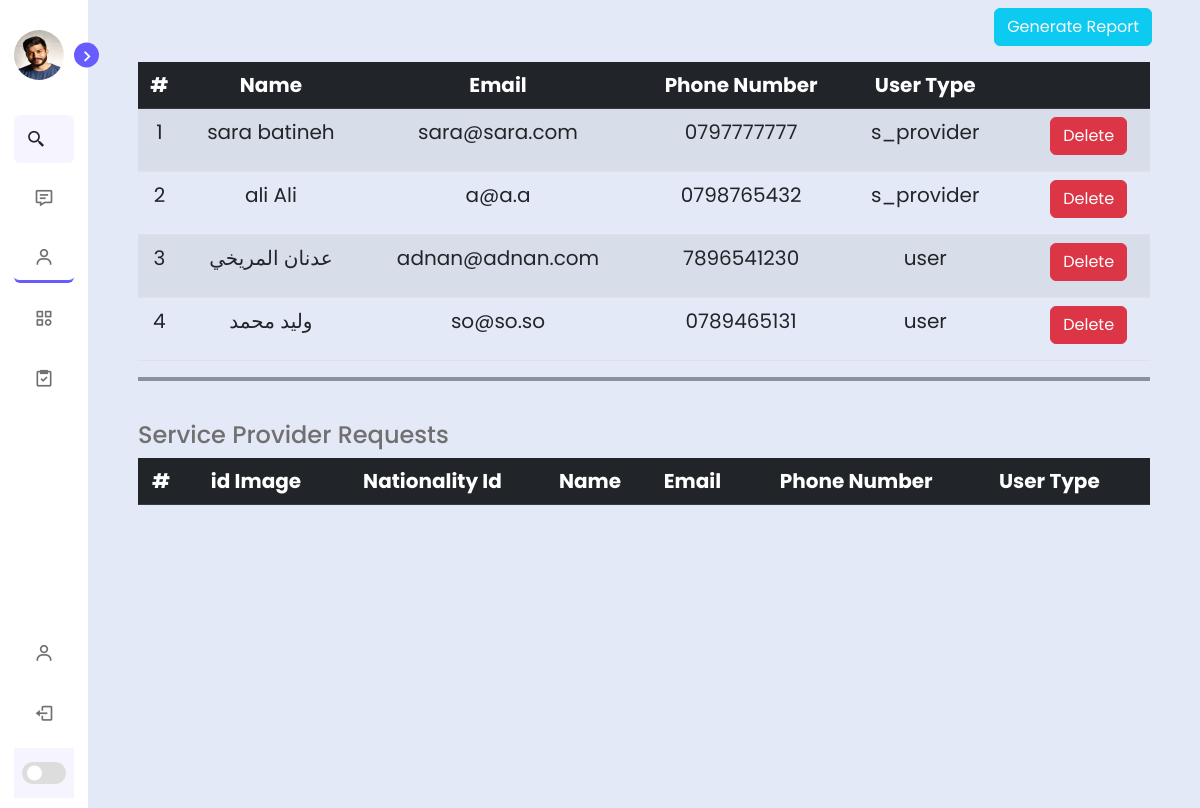
Page /Admin/users.php (signed in) on the earlier database version.
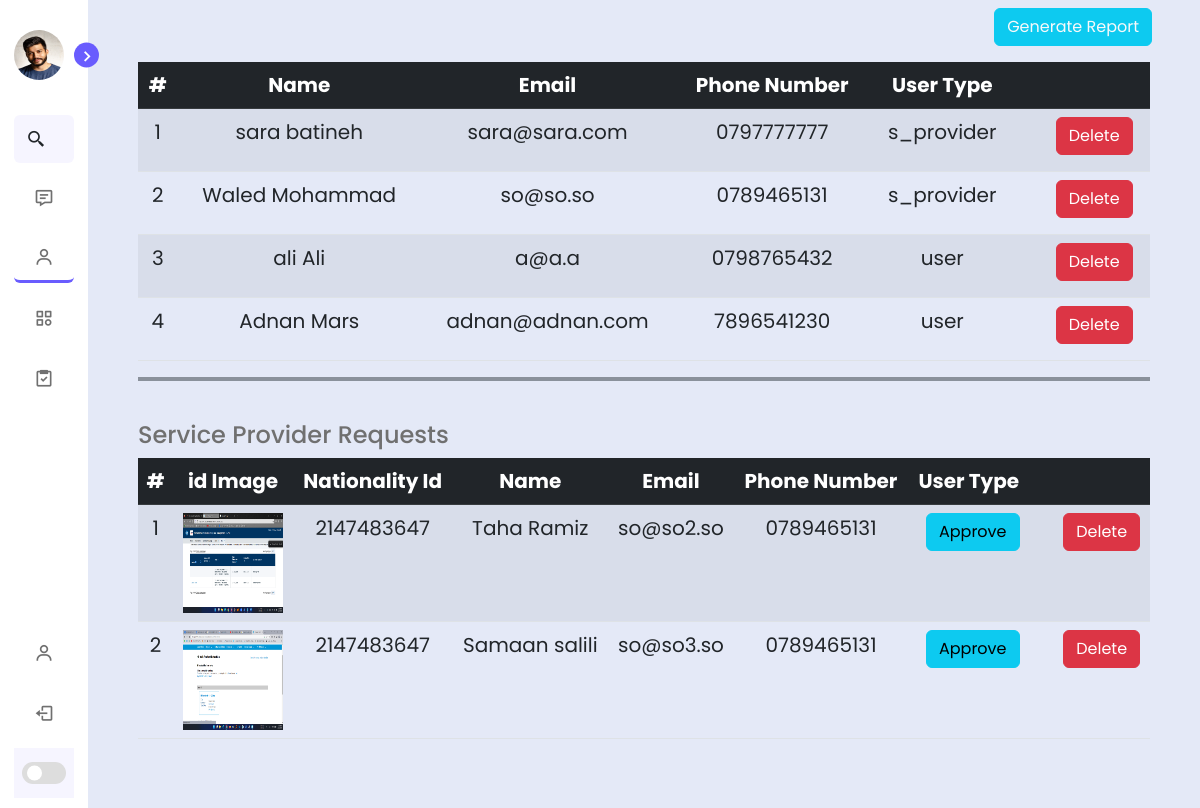
Same page on the later database version.
### tables this page shows
CREATE TABLE `register` (
  `id` int(255) NOT NULL,
  `fname` varchar(255) NOT NULL,
  `lname` varchar(255) NOT NULL,
  `email` varchar(255) NOT NULL,
  `phone_number` varchar(255) NOT NULL,
  `password` varchar(255) NOT NULL,
  `user_type` varchar(50) NOT NULL DEFAULT 'user'
);

CREATE TABLE `providerid` (
  `id` int(11) NOT NULL,
  `image` varchar(100) NOT NULL,
  `id_number` int(20) NOT NULL,
  `registerId` int(11) NOT NULL
);

### Admin/users.php (the view, shortened to what this page needs)
<?php
include "sidebar.php";
include '../processes/_addUser.php'
?>
<section class="home" id="userSection">
    <div class=" my-2 me-5 d-flex justify-content-end">
        <a href="pdfReport.php" class="btn btn-info link-light">Generate Report</a>
    </div>
    <div id="html2pdf">
        <div class="text mb-2">
            <table class="table table-striped text-center">
                <thead class="table-dark">
                    <tr>
                        <th scope="col">#</th>
                        <th scope="col">Name</th>
                        <th scope="col">Email</th>
                        <th scope="col">Phone Number</th>
                        <th scope="col">User Type</th>
                        <th scope="col"></th>
                    </tr>
                </thead>
                <tbody>
                    <?php
                    $sr = 1;
                    $rows = mysqli_query($conn, "SELECT * FROM register ORDER BY user_type ASC");
                    foreach ($rows as $row) :
                        if ($row['user_type'] !== 'admin' && $row['user_type'] !== 'pending') {
                    ?>
                            <tr>
                                <td><?php echo $sr++ ?></td>
                                <td><?php echo $row['fname'] . ' ' . $row['lname']; ?></td>
                                <td><?php echo $row['email']; ?></td>
                                <td><?php echo $row['phone_number']; ?></td>
                                <td><?php echo $row['user_type'] ?></td>
                                <td>
                                    <form action="../processes/_remove.php" method="POST" class="ms-3">
                                        <button name="deleteUser" class="btn btn-danger mb-2 ms-2">Delete</button>
                                    </form>
                                </td>
                            </tr>
                        <?php  } ?>
                    <?php endforeach; ?>
                </tbody>
            </table>
            <hr class="border border-secondary border-2 opacity-75">
        </div>
        <div class="text">
            <h4>Service Provider Requests</h4>
            <table class="table table-striped text-center">
                <thead class="table-dark">
                    <tr>
                        <th scope="col">#</th>
                        <th scope="col">id Image</th>
                        <th scope="col">Nationality Id</th>
                        <th scope="col">Name</th>
                        <th scope="col">Email</th>
                        <th scope="col">Phone Number</th>
                        <th scope="col">User Type</th>
                        <th scope="col"></th>
                    </tr>
                </thead>
                <tbody>
                    <?php
                    $sr = 1;
                    $rows = mysqli_query($conn, "SELECT * FROM register INNER JOIN providerid on register.id = providerid.registerId ORDER BY user_type ASC");
                    foreach ($rows as $row) :
                        if ($row['user_type'] !== 'admin' && $row['user_type'] == 'pending') {
                    ?>
                            <tr>
                                <td><?php echo $sr++ ?></td>
                                <td id="image"><img style="width:100px;height:100px" src="../layout/images/<?php echo $row['image']; ?>">
                                </td>
                                <td><?php echo $row['id_number']; ?></td>
                                <td><?php echo $row['fname'] . ' ' . $row['lname']; ?></td>
                                <td><?php echo $row['email']; ?></td>
                                <td><?php echo $row['phone_number']; ?></td>
                                <td>
                                    <form action="" method="post">
                                        <?php if ($row['user_type'] == 'pending') {
                                        ?>
                                            <button type="submit" class="btn btn-info mb-2 ms-2" name="changeType">Approve</button>
                                        <?php } ?>
                                    </form>
                                </td>
                                <td>
                                    <form action="../processes/_remove.php" method="POST" class="ms-3">
                                        <button name="deleteUser" class="btn btn-danger mb-2 ms-2">Delete</button>
                                    </form>
                                </td>
                            </tr>
                    <?php }
                    endforeach; ?>
                </tbody>
            </table>
        </div>
    </div>
</section>
<?php include_once 'footer.php' ?>

Differences in the rows shown:
changed register "so@so.so": fname "وليد" → "Waled"; lname "محمد" → "Mohammad"; user_type "user" → "s_provider"; moves up the list
changed register "ali": user_type "s_provider" → "user"
changed register "adnan@adnan.com": fname "عدنان" → "Adnan"; lname "المريخي" → "Mars"
added providerid: image (picture), id_number "2147483647", registerId.fname "Taha", registerId.lname "Ramiz", registerId.email "so@so2.so", registerId.phone_number "0789465131"
added providerid: image (picture), id_number "2147483647", registerId.fname "Samaan", registerId.lname "salili", registerId.email "so@so3.so", registerId.phone_number "0789465131"
